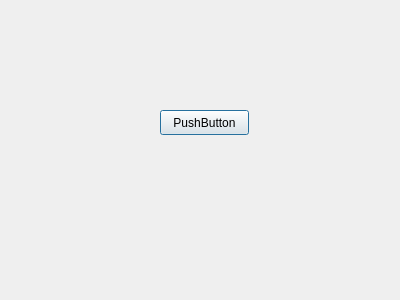
<?xml version="1.0" encoding="UTF-8"?>
<ui version="4.0">
 <class>LoginDlg</class>
 <widget class="QDialog" name="LoginDlg">
  <property name="geometry">
   <rect>
    <x>0</x>
    <y>0</y>
    <width>400</width>
    <height>300</height>
   </rect>
  </property>
  <property name="windowTitle">
   <string>Dialog</string>
  </property>
  <widget class="QPushButton" name="pushButton">
   <property name="geometry">
    <rect>
     <x>160</x>
     <y>110</y>
     <width>89</width>
     <height>25</height>
    </rect>
   </property>
   <property name="text">
    <string>PushButton</string>
   </property>
  </widget>
 </widget>
 <resources/>
 <connections>
  <connection>
   <sender>pushButton</sender>
   <signal>clicked()</signal>
   <receiver>LoginDlg</receiver>
   <slot>accept()</slot>
   <hints>
    <hint type="sourcelabel">
     <x>207</x>
     <y>123</y>
    </hint>
    <hint type="destinationlabel">
     <x>249</x>
     <y>191</y>
    </hint>
   </hints>
  </connection>
 </connections>
</ui>
